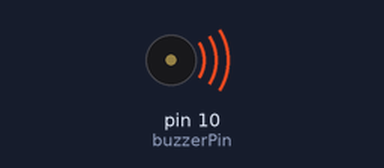
Recording of a sketch running on a simulated Arduino Uno, built with avr-gcc and run on an emulated ATmega328P. On the bench: buzzer (waves = sounding).

Above: at 0.2 s.
At 5.25 s:
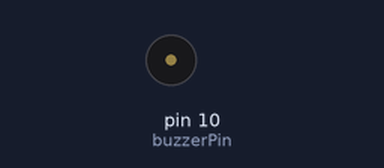
Timing chart, 0 to 5.5 s (numbered marks = the images above):
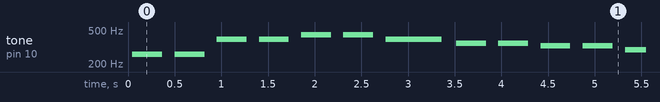

Measured:
- by itself, tone on pin 10 (buzzerPin): plays 260 Hz for 0.32 s, 260 Hz for 0.32 s, 391 Hz for 0.32 s, 391 Hz for 0.32 s, 438 Hz for 0.32 s, 438 Hz for 0.32 s … (222 notes in this stretch)

The sketch:

yuequ.ino
```cpp
int buzzerPin = 10;
int length = 15;
char notes[] = "ccggaagffeeddc ";
int beats[] = {1,1,1,1,1,1,2,1,1,1,1,1,1,2,4};
int tempo = 300;
int led = 12;

void playTone(int tone,int duration)
{
  for(long i = 0;i < duration * 1000L;i += tone *2){
    digitalWrite(buzzerPin,HIGH);
    delayMicroseconds(tone);
    digitalWrite(buzzerPin,LOW);
    delayMicroseconds(tone);
  }
}
void playNote(char note,int duration)
{
  char names[] = {'c','d','e','f','g','a','b','C'};
  int tones[] = {1915,1700,1519,1432,1275,1136,1014,956};
  for(int i = 0; i < 8;i++)
  {
    if (names[i] == note)
    playTone(tones[i],duration);
  }
}
void setup() {
  // put your setup code here, to run once:
  pinMode(buzzerPin,OUTPUT);


}

void loop() {
  // put your main code here, to run repeatedly:
  for(int i = 0;i < length; i++)
  {
    if (notes[i] == ' ')
      delay(beats[i] * tempo);
      else
      playNote(notes[i],beats[i] * tempo);
      delay(tempo / 2);

  }

}
```
